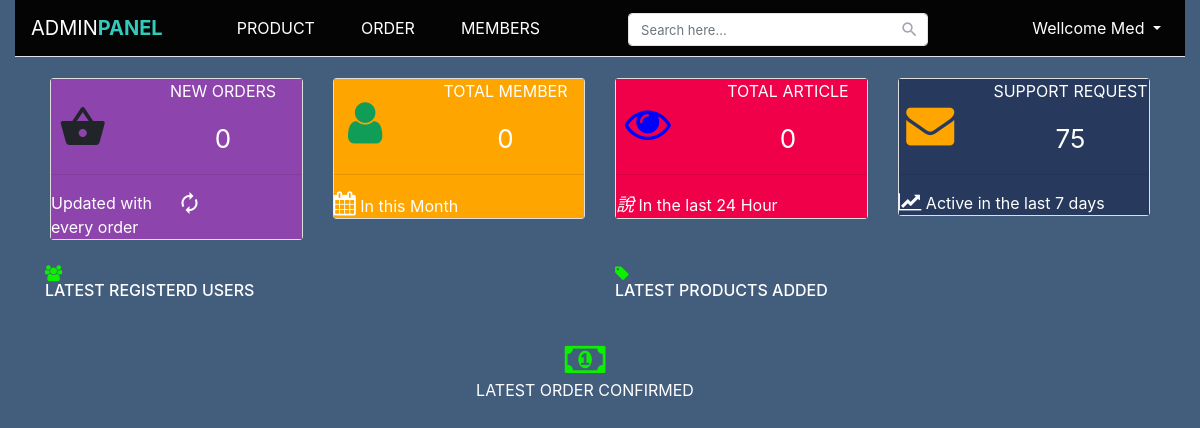
Page /admin/adminpanel.php on the earlier database version.
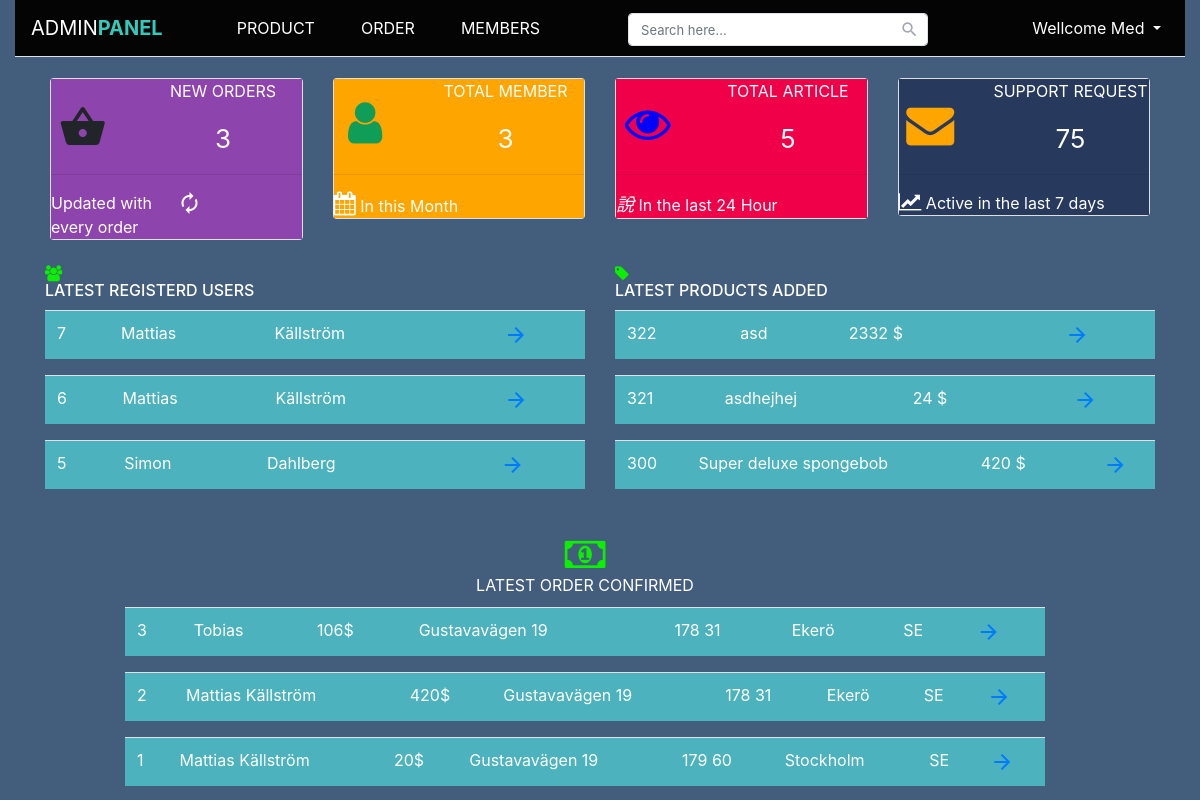
Same page on the later database version.
### tables this page shows
CREATE TABLE `users` (
  `id` int(9) NOT NULL,
  `first_name` varchar(60) NOT NULL,
  `last_name` varchar(60) NOT NULL,
  `email` varchar(150) NOT NULL,
  `password` varchar(60) NOT NULL,
  `phone` varchar(60) NOT NULL,
  `street` varchar(255) NOT NULL,
  `postal_code` varchar(255) NOT NULL,
  `city` varchar(90) NOT NULL,
  `country` varchar(90) NOT NULL,
  `register_date` timestamp NOT NULL DEFAULT current_timestamp()
);

CREATE TABLE `products` (
  `id` int(9) NOT NULL,
  `title` varchar(90) NOT NULL,
  `description` text NOT NULL,
  `price` int(9) NOT NULL,
  `img_url` varchar(255) DEFAULT NULL
);

CREATE TABLE `orders` (
  `id` int(9) NOT NULL,
  `user_id` int(9) NOT NULL,
  `total_price` int(6) NOT NULL,
  `billing_full_name` varchar(150) NOT NULL,
  `billing_street` varchar(150) NOT NULL,
  `billing_postal_code` varchar(20) NOT NULL,
  `billing_city` varchar(90) NOT NULL,
  `billing_country` varchar(90) NOT NULL,
  `created_at` datetime NOT NULL DEFAULT current_timestamp()
);

### src/app/crudFunctions.php (called while the page is built, shortened)
<?php
function fetchAllUsersByOrder() {
		global $dbconnect;
		try {
		    $query = "
		       SELECT * FROM users ORDER BY id DESC LIMIT 3";
		    $stmt = $dbconnect->query($query);
		    $users = $stmt->fetchAll();
		} catch (\PDOException $e) {
		    throw new \PDOException($e->getMessage(), (int) $e->getCode());
		}
		return $users;
	}
	function fetchAllProductsByOrder() {
		global $dbconnect;
try {
					$query = "
					SELECT * FROM products ORDER BY id DESC LIMIT 3";
					$stmt = $dbconnect->query($query);
					$products = $stmt->fetchAll();
					} catch (\PDOException $e) {
					throw new \PDOException($e->getMessage(), (int) $e->getCode());
					}
		return $products;
	}
	function fetchAllOrdersByOrder() {
		global $dbconnect;
		try {
		    $query = "
		       SELECT * FROM orders ORDER BY id DESC LIMIT 3";
		    $stmt = $dbconnect->query($query);
		    $users = $stmt->fetchAll();
		} catch (\PDOException $e) {
		    throw new \PDOException($e->getMessage(), (int) $e->getCode());
		}
		return $users;
	}
function rowCount($dbconnect,$query){
	$stmt = $dbconnect->prepare($query);
	$stmt->execute();
	return $stmt->rowCount();
}
 ?>

### public/admin/adminpanel.php (the view, shortened to what this page needs)
<?php
require(SRC_PATH . 'dbconnect.php');
require_once('include/header-admin.php');
?>
<div class="content">
	<div class="container-fluid">
		<div class="row"style="margin:5px">
			<div class="col-sm-6 col-md-6 col-lg-3 mt-3">
				<div class="card">
					<div class="content" style="background-color: #8e44ad">
						<div class="row">
							<div class="col-sm-4">
								<div class="icon text-center">
									<br>
									<i class="material-icons"style="font-size:48px">&#xe8cb;</i>
								</div>
							</div>
							<div class="col-sm-8">
								<div class="detail text-center text white">
									<p style="color:#FFFFFF">NEW ORDERS</p>
									<span class="number"style="color:#FFFFFF;font-size:26px"><?php echo rowCount($dbconnect,"  SELECT * FROM orders
								");?></span>
								</div>
							</div>
						</div>
						<div class="footer">
							<hr />
							<div class="stats text-white">
								<i class="material-icons "style="float:right;margin-right: 100px;">&#xe863;</i>  Updated with every order
							</div>
						</div>
					</div>
				</div>
			</div>
			<div class="col-sm-6 col-md-6 col-lg-3 mt-3">
				<div class="card">
					<div class="content " style="background-color: orange">
						<div class="row">
							<div class="col-sm-4">
								<div class="icon-big text-center">
									<i class="fa fa-user" style="font-size:48px;color:#0F9D58;margin-top:20px"></i>
								</div>
							</div>
							<div class="col-sm-8 text-white">
								<div class="detail text-center"text-white>
									<p>TOTAL MEMBER</p>
									<span class="number" style="font-size:26px;"><?php echo rowCount($dbconnect,"  SELECT * FROM users
									");?> </span>
								</div>
							</div>
						</div>
						<div class="footer">
							<hr />
							<div class="stats text-white">
								<i style="font-size:24px" class="fa">&#xf073;</i> In this Month
							</div>
						</div>
					</div>
				</div>
			</div>
			<div class="col-sm-6 col-md-6 col-lg-3 mt-3">
				<div class="card">
					<div class="content" style="background-color:#F00048">
						<div class="row">
							<div class="col-sm-4">
								<div class="icon-big text-center">
									<i class="fa fa-eye" style="font-size:46px;color:blue;margin-top:22px"></i>
								</div>
							</div>
							<div class="col-sm-8">
								<div class="detail text-center text-white">                                                <p>TOTAL ARTICLE</p>
								<span class="number " style="font-size:26px;"><?php echo rowCount($dbconnect,"  SELECT * FROM products
								");?></span>
							</div>
						</div>
					</div>
					<div class="footer">
						<hr />
						<div class="stats text-white">
							<i style='font-size:18px; 'class='fas'>&#xf96f;</i> In the last 24 Hour
						</div>
					</div>
				</div>
			</div>
		</div>
		<div class="col-sm-6 col-md-6 col-lg-3 mt-3 text-white">
			<div class="card">
				<div class="content"  style="background-color:#273A5E">
					<div class="row">
						<div class="col-sm-4">
							<div class="icon-big text-center">
								<i class="fa fa-envelope" style="font-size:48px;color:orange;margin-top:22px"></i>
							</div>
						</div>
						<div class="col-sm-8">
							<div class="detail text-center">
								<p>SUPPORT REQUEST</p>
								<span class="number"style="font-size:26px;">75</span>
							</div>
						</div>
					</div>
					<div class="footer">
						<hr />
						<div class="stats">
							<i class="fa fa-line-chart" style="font-size:20px"></i> Active in the last 7 days
						</div>
					</div>
				</div>
			</div>
		</div>
	</div>
	<div class="container latest">
		<div class="row">
			<div class="col-sm-6">
				<div class="panel panel-default text-white">
					<div class="panel-heading"style="margin-bottom: 10px; margin-top:20px"> <i class="fa fa-users"style="color:#0CF000"></i> <h6>LATEST REGISTERD USERS</h6></div>
					<?php
$users = fetchAllUsersByOrder();
					?>
					<div class="panel-body" style="border-radius: 20px">
						<?php foreach ($users as $key => $user) { ?>
						<table class="table table-striped table-hover" style="background-color:#50BBC7 " >
							 <tbody>
                    <tr style="color:#FFFFFF">
								  <td>	<?=$user['id']?></td>
									  <td><?=htmlentities($user['first_name'])?> </td>
									  <td><?=htmlentities($user['last_name'])?></td>
								  <td><?=htmlentities($user['created_at'])?></td>
								<td><a href="manage member.php" class="view" title="View Details"><i class="material-icons">&#xE5C8;</i></a></td>
                </tbody>
            </table>
					<?php } ?>
			</div>
</div>
			</div>
			<div class="col-sm-6">
				<div class="panel panel-default text-white">
					<div class="panel-heading"style="margin-bottom: 10px ;margin-top:20px"  > <i class="fa fa-tag"style="color:#0CF000"></i> <h6>LATEST PRODUCTS ADDED</h6></div>
					<?php
$products = fetchAllProductsByOrder();
					?>
					<div class="panel-body"style="border-radius: 20px">
						<?php foreach ($products as $key => $product) { ?>
						<table class="table table-striped table-hover" style="background-color:#50BBC7 " >
							 <tbody>
                    <tr style="color:#FFFFFF">
								  <td>	<?=$product['id']?></td>
									  <td><?=htmlentities($product['title'])?> </td>
									  <td><?=htmlentities($product['price'])?> $</td>
								  <td><?=htmlentities($product['created_at'])?></td>
								<td><a href="manage product.php" class="view" title="View Details"><i class="material-icons">&#xE5C8;</i></a></td>
                </tbody>
            </table>
					<?php } ?>
			</div>
</div>
</div>
			<div class="col-sm-10 "style="text-align:center;margin-left:80px; margin-right:50px;" >
				<div class="panel panel-default text-white">
					<div class="panel-heading"style="margin-bottom: 10px ;margin-top:30px"  > <i class="fa fa-money"style="font-size:38px;color:#0CF000"></i><br></h6>LATEST ORDER CONFIRMED</h6></div>
					<?php
$orders = fetchAllOrdersByOrder();
					?>
					<div class="panel-body" style="border-radius:20px">
						<?php foreach ($orders as $key => $order) { ?>
						<table class="table table-striped table-hover" style="background-color:#50BBC7 " >
                <tbody>
                    <tr style="color:#FFFFFF">
                        <td><?=$order['id']?></td>
						<td><?=htmlentities($order['billing_full_name'])?></td>
                        <td><?=htmlentities($order['total_price'])?>$</td>
						<td><?=htmlentities($order['billing_street'])?></td>
						<td><?=htmlentities($order['billing_city'])?></td>
						<td> <?=htmlentities($order['billing_postal_code'])?></td>
						<td><?=htmlentities($order['billing_country'])?></td>
						<td><a href="#" class="view" title="View Details"><i class="material-icons">&#xE5C8;</i></a></td>
                    </tr>
                </tbody>
            </table>
					<?php } ?>
			</div>
		</div>
	</div>
</div>

### public/admin/include/header-admin.php (shortened to what this page needs)
<!DOCTYPE html>
<html lang="en">
	<head>
		<link href="https://maxcdn.bootstrapcdn.com/font-awesome/4.7.0/css/font-awesome.min.css" rel="stylesheet" type="text/css">
		<link rel="stylesheet" href="https://stackpath.bootstrapcdn.com/bootstrap/4.3.1/css/bootstrap.min.css">
		<link rel="stylesheet" href="static/css/style.css">
	</head>
<div class="container-fluid">
			<nav class="navbar navbar-default navbar-expand-lg navbar-light">
				<div class="navbar-header d-flex col">
					<a class="navbar-brand" href="../index.php" style="color: #ffffff;">ADMIN<b>PANEL</b></a>
				</div>
				<div id="navbarCollapse" class="collapse navbar-collapse justify-content-start">
					<ul class="nav navbar-nav">
						<li class="nav-item active"><a href="manage product.php" class="nav-link  text-white">PRODUCT</a></li>
						<li class="nav-item"><a href="manage order.php" class="nav-link  text-white"style = "margin-left:30px">ORDER</a></li>
						<li class="nav-item active">
							<a href="manage member.php" class="nav-link  text-white"style = "margin-right:50px;margin-left:30px">MEMBERS</a>
						</li>
					</ul>
					<form class="navbar-form form-inline" style="margin-bottom: -3px">
						<div class="input-group search-box">
							<input type="text" id="search" class="form-control" placeholder="Search here...">
							<span class="input-group-addon"><i class="material-icons">&#xE8B6;</i></span>
						</div>
					</form>
					<ul class="nav navbar-nav ml-auto active" >
						<li class="nav-item dropdown">
							<a data-toggle="dropdown" class="nav-link  text-white dropdown-toggle" href="#"> Wellcome Med </a>
						</li>
					</ul>
				</div>
			</nav>

### public/admin/static/css/style.css (style rules this page uses)
.form-control { box-shadow: none; font-weight: normal; font-size: 13px; }
.navbar-header.col { padding: 0 !important; }
.navbar { background:#040404; padding-left: 16px; padding-right: 16px; border-bottom: 1px solid #dfe3e8; border-radius: 0; }
.navbar .navbar-brand, .navbar .navbar-brand:hover, .navbar .navbar-brand:focus { padding-left: 0; font-size: 20px; padding-right: 50px; }
.navbar .navbar-brand b { font-weight: bold; color: #33cabb; }
.navbar .form-inline { display: inline-block; }
.navbar .nav li { position: relative; }
.navbar .nav li a { color: #888; }
.search-box { position: relative; }
.search-box input { padding-right: 35px; border-color: #dfe3e8; border-radius: 4px !important; box-shadow: none }
.search-box .input-group-addon { min-width: 35px; border: none; background: transparent; position: absolute; right: 0; z-index: 9; padding: 7px; height: 100%; }
.search-box i { color: #a0a5b1; font-size: 19px; }
.navbar ul.nav li.active a, .navbar ul.nav li.open > a { background: transparent !important; }
.navbar .navbar-form { border: none; }
@media (min-width: 1200px) { .form-inline .input-group { width: 300px; margin-left: 30px; } }

Differences in the rows shown:
added users: id "7", first_name "Mattias", last_name "Källström"
added users: id "6", first_name "Mattias", last_name "Källström"
added users: id "5", first_name "Simon", last_name "Dahlberg"
added products: id "322", title "asd", price "2332"
added products: id "321", title "asdhejhej", price "24"
added products: id "300", title "Super deluxe spongebob", price "420"
added orders: id "3", billing_full_name "Tobias", total_price "106", billing_street "Gustavavägen 19", billing_city "178 31", billing_postal_code "Ekerö", billing_country "SE"
added orders: id "2", billing_full_name "Mattias Källström", total_price "420", billing_street "Gustavavägen 19", billing_city "178 31", billing_postal_code "Ekerö", billing_country "SE"
added orders: id "1", billing_full_name "Mattias Källström", total_price "20", billing_street "Gustavavägen 19", billing_city "179 60", billing_postal_code "Stockholm", billing_country "SE"
Other differences:
text no longer shown: "0 0 0"
text now shown: "3 3 5"
